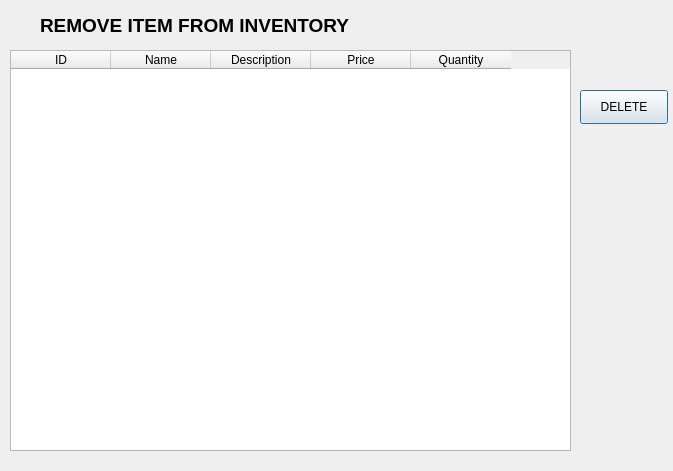
<?xml version="1.0" encoding="UTF-8"?>
<ui version="4.0">
 <class>Dialog</class>
 <widget class="QDialog" name="Dialog">
  <property name="geometry">
   <rect>
    <x>0</x>
    <y>0</y>
    <width>673</width>
    <height>471</height>
   </rect>
  </property>
  <property name="windowTitle">
   <string>Dialog</string>
  </property>
  <widget class="QTableWidget" name="tableWidget">
   <property name="geometry">
    <rect>
     <x>10</x>
     <y>50</y>
     <width>561</width>
     <height>401</height>
    </rect>
   </property>
   <property name="showGrid">
    <bool>false</bool>
   </property>
   <column>
    <property name="text">
     <string>ID</string>
    </property>
   </column>
   <column>
    <property name="text">
     <string>Name</string>
    </property>
   </column>
   <column>
    <property name="text">
     <string>Description</string>
    </property>
   </column>
   <column>
    <property name="text">
     <string>Price</string>
    </property>
   </column>
   <column>
    <property name="text">
     <string>Quantity</string>
    </property>
   </column>
  </widget>
  <widget class="QPushButton" name="pushButton">
   <property name="geometry">
    <rect>
     <x>580</x>
     <y>90</y>
     <width>88</width>
     <height>34</height>
    </rect>
   </property>
   <property name="text">
    <string>DELETE</string>
   </property>
  </widget>
  <widget class="QLabel" name="label">
   <property name="geometry">
    <rect>
     <x>40</x>
     <y>0</y>
     <width>351</width>
     <height>51</height>
    </rect>
   </property>
   <property name="font">
    <font>
     <pointsize>14</pointsize>
     <weight>75</weight>
     <bold>true</bold>
    </font>
   </property>
   <property name="text">
    <string>REMOVE ITEM FROM INVENTORY</string>
   </property>
  </widget>
 </widget>
 <resources/>
 <connections/>
</ui>
